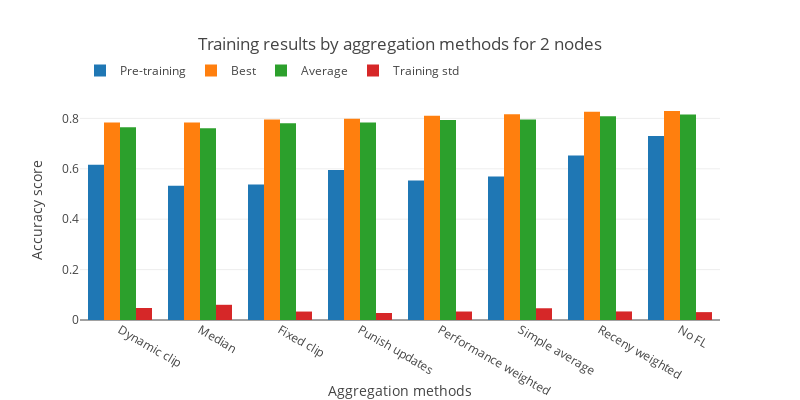

Source (notebook cell):
### Code cell
fig=go.Figure()
fig.add_trace(go.Bar(x=processed_aggregation_names, y=total_average_pre_training,name="Pre-training"))
fig.add_trace(go.Bar(x=processed_aggregation_names, y=total_average_best_score,name="Best"))
fig.add_trace(go.Bar(x=processed_aggregation_names, y=total_average_average_scores,name="Average"))
fig.add_trace(go.Bar(x=processed_aggregation_names, y=total_average_std_scores,name="Training std"))
fig.update_layout(template="none", title=f"Training results by aggregation methods for {NODE_COUNT} nodes",
                  width=800,height=400,legend=dict( orientation="h",y=1.2))
fig.update_xaxes(title="Aggregation methods")
fig.update_yaxes(title="Accuracy score")
fig.write_image(f"./../figs/Training_results_by_{plot_file_term}_{NODE_COUNT}_nodes.svg")
fig.show()

### Figure 1 — Plotly figure (JSON) as saved in the notebook; plotly's stock layout.template omitted (floating-point values rounded to 4 significant figures)
{"data": [{"name": "Pre-training", "type": "bar", "x": ["Dynamic clip", "Median", "Fixed clip", "Punish updates", "Performance weighted", "Simple average", "Receny weighted", "No FL"], "y": [0.6164, 0.5328, 0.5377, 0.5956, 0.5536, 0.5694, 0.6525, 0.7304]}, {"name": "Best", "type": "bar", "x": ["Dynamic clip", "Median", "Fixed clip", "Punish updates", "Performance weighted", "Simple average", "Receny weighted", "No FL"], "y": [0.7838, 0.7839, 0.7955, 0.7983, 0.8105, 0.8167, 0.8269, 0.8295]}, {"name": "Average", "type": "bar", "x": ["Dynamic clip", "Median", "Fixed clip", "Punish updates", "Performance weighted", "Simple average", "Receny weighted", "No FL"], "y": [0.765, 0.7608, 0.7811, 0.7842, 0.7935, 0.796, 0.8087, 0.8154]}, {"name": "Training std", "type": "bar", "x": ["Dynamic clip", "Median", "Fixed clip", "Punish updates", "Performance weighted", "Simple average", "Receny weighted", "No FL"], "y": [0.04774, 0.06038, 0.03352, 0.02787, 0.03367, 0.0466, 0.03394, 0.03124]}], "layout": {"height": 400, "legend": {"orientation": "h", "y": 1.2}, "title": {"text": "Training results by aggregation methods for 2 nodes"}, "width": 800, "xaxis": {"title": {"text": "Aggregation methods"}}, "yaxis": {"title": {"text": "Accuracy score"}}}}
